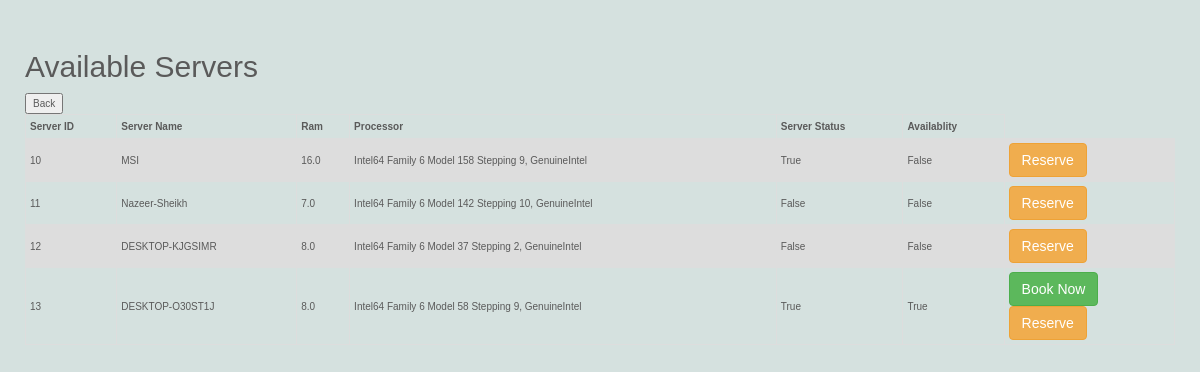
The page /available-server/ (signed in) on the database as committed earlier.
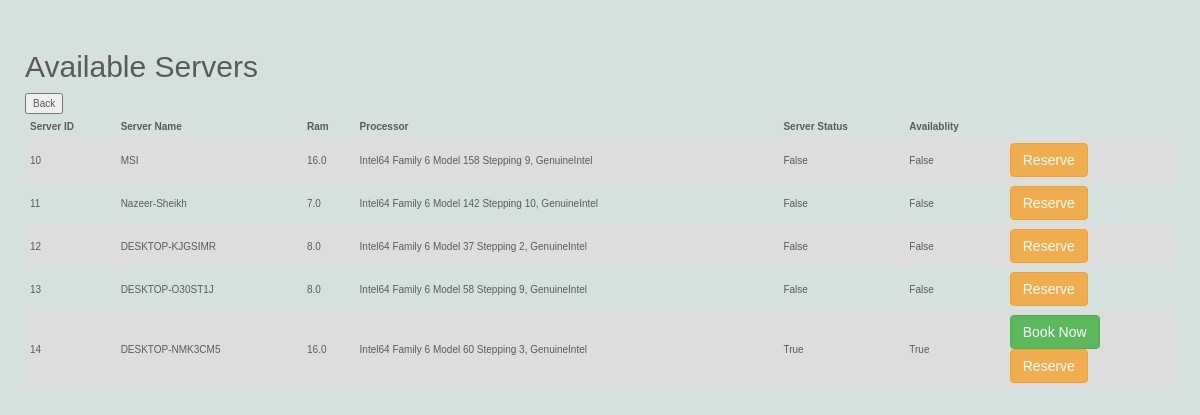
The same page on the database as committed later.
### server/models.py (models this page shows, shortened)
class ServerManagement(models.Model):
    server_name = models.CharField(max_length=255)
    ip_addr = models.CharField(default='0.0.0.0', max_length=255)
    ram = models.FloatField(max_length=3)
    processor = models.CharField(max_length=255)
    enable = models.BooleanField(default=False, null=False)

### user/views.py (the view)
# urls.py: path('available-server/', views.available_server, name='available-server'),
@login_required(login_url="login")
def available_server(request):
    servers = ServerManagement.objects.all()
    booked_server = ServerReservation.objects.filter(Q(end_time__gte=timezone.now()),
                                                     Q(reservation_time__lte=timezone.now()))
    setelement = set()
    for f in booked_server:
        if f.server_id in servers:
            setelement.add(f.server_id)
    dt = []
    for i in servers:
        dt += [
            {
                'servername': i.server_name,
                'ram': i.ram,
                'processor': i.processor,
                'available': i.enable,
                'status': (0 if i in setelement or not i.enable else 1),
                'server_id': i.id,
            }
        ]
    return render(request, 'user/login/available_server.html', {'ServerData': dt})

### user/templates/user/login/available_server.html (shortened to what this page needs)
<!DOCTYPE html>
<html lang="en">
<head>
    <link rel="stylesheet" href="https://maxcdn.bootstrapcdn.com/bootstrap/3.4.1/css/bootstrap.min.css">
</head>
<body>
<h2>Available Servers</h2>
<button onclick="history.back()">Back</button>
<table>
    <tr>
                <th>Server ID</th>
        <th>Server Name</th>
        <th>Ram</th>
        <th>Processor</th>
        <th>Server Status</th>
        <th>Availablity</th>
    </tr>
    {% for data in ServerData %}
    <tr>
                <td> {{ data.server_id }}</td>
        <td> {{ data.servername }}</td>
        <td>{{ data.ram }}</td>
        <td>{{ data.processor }}</td>
        <td>{{ data.available }}</td>
        <td>{% if data.status == 1 %}
        {{ True }}
            {% else %}
            {{ False }}
            {% endif %}
        </td>
        <td>
            {% if data.status == True %}
            <form method='post' action="{% url 'book-now' %}">
                <button type="submit" class="btn btn-success" name='server' value="{{ data.server_id }}"> Book Now
                </button>
            </form>
            {% endif %}
            <form method="post" action="{% url 'reservation' %}">
                <button type="submit" name="server" value="{{ data.server_id }}" class="btn btn-warning">Reserve
                </button>
            </form>
        </td>
    </tr>
    {% endfor %}
</table>
</body>
</html>

### user/templates/user/login/available_server.html (style rules this page uses)
body { background-color: #d5e1df; align-items: center; margin: 10px; padding: 2rem 1.5rem; font: 1rem/1.5 "PT Sans", Arial, sans-serif; color: #5a5a5a; }
table { font-family: arial, sans-serif; border-collapse: collapse; width: 100%; }
td, th { border: 1px solid #dddddd; text-align: left; padding: 4px; }
tr:nth-child(even) { background-color: #dddddd; }

Rows that differ between the two databases and show on the page:
added ServerManagement: servername "DESKTOP-NMK3CM5", ram "16.0", processor "Intel64 Family 6 Model 60 Stepping 3, GenuineIntel"
Other text that changed with them:
new list line: "10 False False Reserve"
new list line: "MSI 16.0 Intel64 Family 6 Model 158 Stepping 9, GenuineIntel"
new list line: "13 False False Reserve"
new list line: "DESKTOP-O30ST1J 8.0 Intel64 Family 6 Model 58 Stepping 9, GenuineIntel"
new list line: "14 True True Book Now Reserve"
list line gone: "10 True False Reserve"
list line gone: "MSI 16.0 Intel64 Family 6 Model 158 Stepping 9, GenuineIntel"
list line gone: "13 True True Book Now Reserve"
list line gone: "DESKTOP-O30ST1J 8.0 Intel64 Family 6 Model 58 Stepping 9, GenuineIntel"
